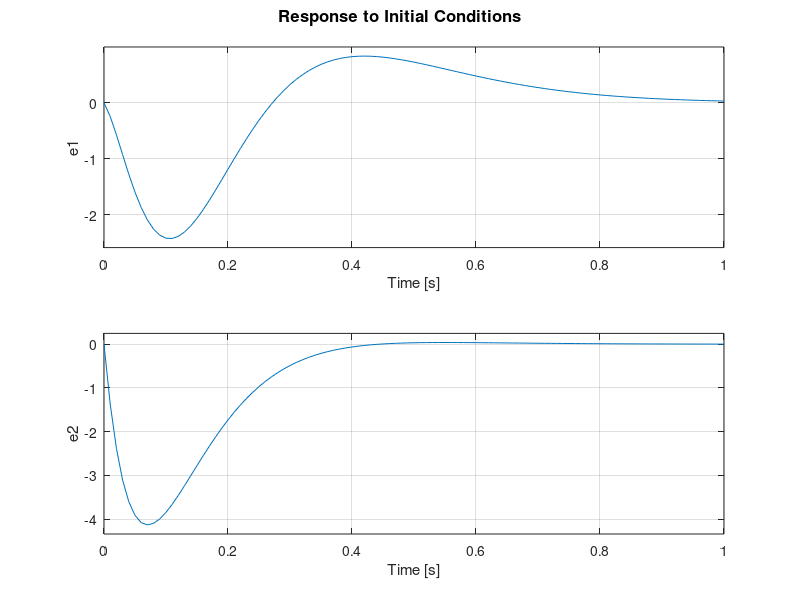

This chart was generated by the following MATLAB code:
% Plant
A = [ -0.01357      -32.2          -46.3            0
       0.00012        0              1.214          0
      -0.0001212      0             -1.214          1
       0.00057        0             -9.1           -0.6696  ];

B = [ -0.433;
       0.1394;
      -0.1394;
      -0.1577   ];

C = [  0              0              0              1
       1              0              0              0       ];

D = [  0
       0        ];

x0 = [ 2
       2
       2
       2        ];
 
sys = ss (A, B, C, D);
sys = set (sys, 'inputname', 'u', 'outputname', 'y')


% Controller
lambda_sys_desired = [ -0.5   -1+1j   -1-1j   -2  ]

F = place (sys, lambda_sys_desired)

ctrl = ss (-F);
ctrl = set (ctrl, 'inputname', 'xhat', 'outputname', 'u')


% Observer
lambda_obs_desired = [ -10    -11     -12     -13 ]

K = place (sys.', lambda_obs_desired).'

obs = ss (A-K*C, [B, K]);
obs = set (obs, 'inputname', {'u', 'y1', 'y2'}, 'outputname', 'xhat')


% Gain
G = ss (C);
G = set (G, 'inputname', 'xhat', 'outputname', 'yhat')


% Output Error
OE = sumblk ('e = y - yhat', 2)


% Entire System
N = connect (sys, ctrl, obs, G, OE, ':', {'e1', 'e2'})


% Initial Conditions
y0 = C * x0;
x0hat = pinv (C.' * C) * C.' * y0;


% Simulation
figure (1)
initial (N, [x0; x0hat], 1)
